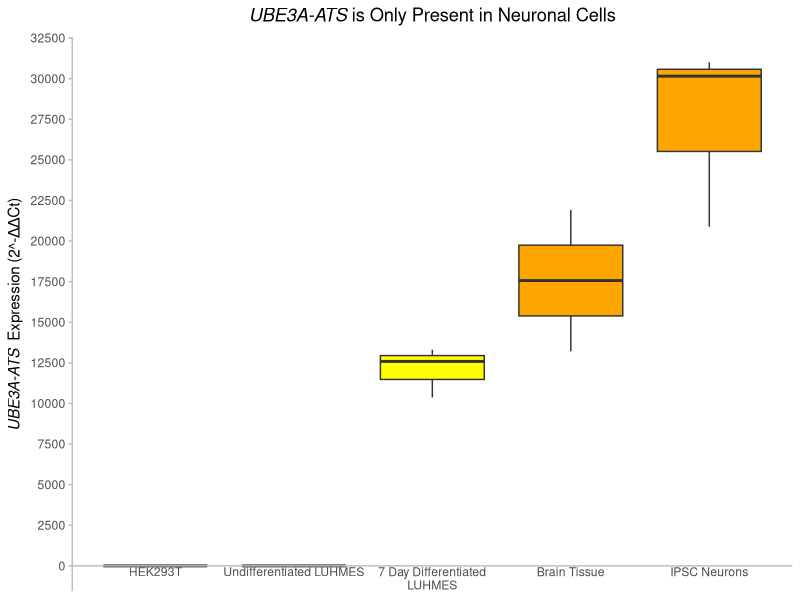

Here is the R script that generated this plot:
library(ggplot2)

# Original data
treatment_groups <- c('HEK293T', 'Undifferentiated LUHMES', '7 Day Differentiated\nLUHMES', '7 Day Differentiated\nLUHMES', '7 Day Differentiated\nLUHMES', 'Brain Tissue', 'Brain Tissue', 'IPSC Neurons', 'IPSC Neurons', 'IPSC Neurons')
expression_values <- c(0, 0, 13307.94326, 12590.08149, 10369.07802, 13216.01858, 21920.60506, 31000.41697, 30152.70894, 20882.40132)

# Create a data frame
data <- data.frame(Treatment_Groups = treatment_groups, Expression = expression_values)

# Set custom colors
colors <- c('HEK293T' = 'gray', 'Undifferentiated LUHMES' = 'gray', '7 Day Differentiated\nLUHMES' = 'yellow', 'Brain Tissue' = 'orange', 'IPSC Neurons' = 'orange')

# Reorder the treatment groups
ordered_groups <- c('HEK293T', 'Undifferentiated LUHMES', '7 Day Differentiated\nLUHMES', 'Brain Tissue', 'IPSC Neurons')
data$Treatment_Groups <- factor(data$Treatment_Groups, levels = ordered_groups)

# Plotting the boxplot
ggplot(data, aes(x = Treatment_Groups, y = Expression, fill = Treatment_Groups)) +
    geom_boxplot() +
    geom_hline(yintercept = 0, color = "gray") +
    scale_fill_manual(values = colors) +
    labs(x = NULL, y = expression(italic("UBE3A-ATS") ~ " Expression (2^-ΔΔCt)"),
                title = expression(italic("UBE3A-ATS") ~ "is Only Present in Neuronal Cells")) +
    theme_minimal() +
    theme(
        plot.title = element_text(hjust = 0.5),
        panel.grid.major = element_blank(),
        panel.grid.minor = element_blank(),
        axis.ticks.y = element_line(color = "gray"),
        axis.line.y = element_line(color = "gray"),
        legend.position = "none",
        axis.text.x = element_text(margin = margin(t = -20, r = 0, b = 0, l = 0))  # Adjust top margin
    ) +
    scale_y_continuous(breaks = seq(0, 35000, by = 2500)) # Set y-axis tick marks to intervals of 2500
